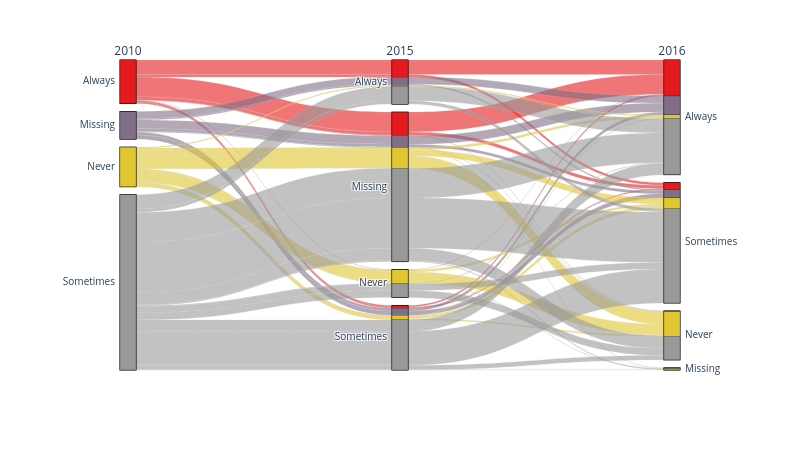

This figure's notebook cell:
### Markdown cell above
And here we visualize it:

### Code cell
fig = px.parallel_categories(
    vacc_wide_exp, 
    dimensions=vacc_wide_exp.columns,
    color=vacc_wide_exp['2010'].cat.codes,
    color_continuous_scale=plotly_cmap,
    width=800, height=450
)
fig.update_traces(line_shape='hspline')
fig.update_layout(coloraxis_showscale=False)
fig.show()

### Figure 1 — Plotly figure (JSON) as saved in the notebook; plotly's stock layout.template omitted (floating-point values rounded to 4 significant figures; data arrays with more than 128 entries replaced by an {"elided": "..."} marker saying what was removed)
{"data": [{"dimensions": [{"label": "2010", "values": {"elided": "953 str values"}}, {"label": "2015", "values": {"elided": "953 str values"}}, {"label": "2016", "values": {"elided": "953 str values"}}], "domain": {"x": [0, 1], "y": [0, 1]}, "line": {"color": {"elided": "953 int values"}, "coloraxis": "coloraxis", "shape": "hspline"}, "name": "", "type": "parcats"}], "layout": {"coloraxis": {"autocolorscale": false, "colorbar": {"title": {"text": "color"}}, "colorscale": [[0, "rgb(228,26,28)"], [0.125, "rgb(55,126,184)"], [0.25, "rgb(77,175,74)"], [0.375, "rgb(152,78,163)"], [0.5, "rgb(255,127,0)"], [0.625, "rgb(255,255,51)"], [0.75, "rgb(166,86,40)"], [0.875, "rgb(247,129,191)"], [1, "rgb(153,153,153)"]], "showscale": false}, "height": 450, "legend": {"tracegroupgap": 0}, "margin": {"t": 60}, "width": 800}}
